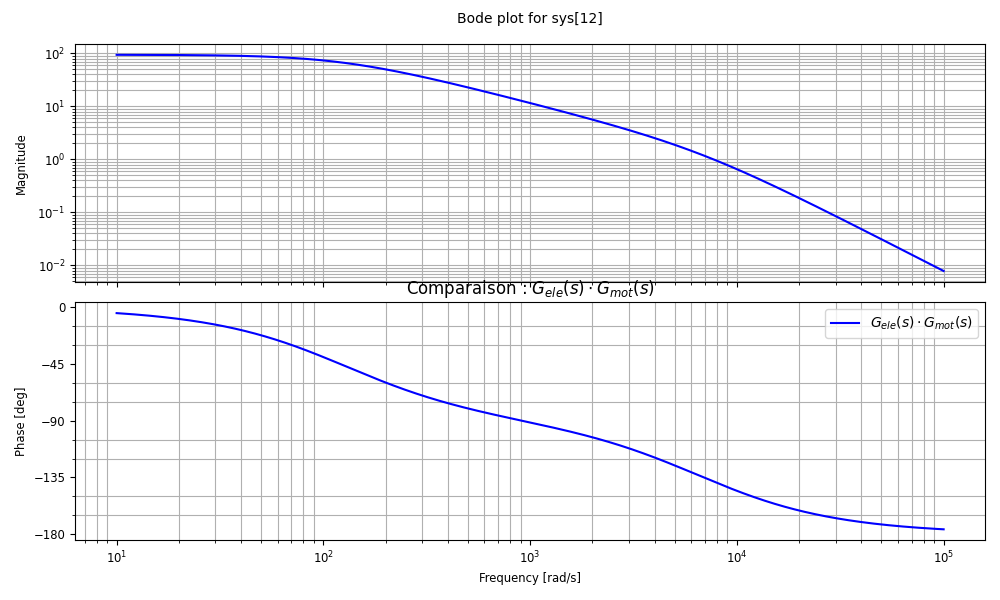

Reproduce this figure in Python.
import matplotlib.pyplot as plt
import control as ctrl
import numpy as np

# Définir les fonctions de transfert
s = ctrl.TransferFunction.s
G_mot = 4.53e3 / (1 + s * 8e-3)
G_ele = 20.8e-3 / (1 + s * 1.5e-4)
G_mes = 10.7e-3

# Produit G_ele * G_mot
G_ele_mot = G_ele * G_mot

# Tracer
plt.figure(figsize=(10, 6))
ctrl.bode_plot(G_ele_mot, label="$G_{ele}(s) \\cdot G_{mot}(s)$", color="blue")
plt.legend()
plt.title("Comparaison : $G_{ele}(s) \\cdot G_{mot}(s)$")
plt.grid()
#plt.show()
plt.savefig("a.png")

#####################################################
#   B   #
####################################################
# Fonction de transfert complète
G_s = G_ele_mot * G_mes

# Tracer le diagramme de Bode
plt.figure(figsize=(10, 6))
ctrl.bode_plot(G_s, label="$G_s(s)$", color="red")
plt.legend()
plt.title("Diagramme de Bode de $G_s(s)$")
plt.grid()
#plt.show()
plt.savefig("b.png")
######################################################
#   C 
######################################################

######################################################
#   D 
######################################################
## Régulateur PI
k_R = 3306
T_n = 8e-3
G_R = k_R * (1 + s * T_n) / s

# Fonction de transfert en boucle ouverte
G_0 = G_R * G_s

# Fonction de transfert en boucle fermée
G_cf = ctrl.feedback(G_0, 1)

# Tracer la réponse indicielle
plt.figure(figsize=(10, 6))
t, y = ctrl.step_response(G_cf)
plt.plot(t, y, label="$G_{cf}(s)$")
plt.title("Réponse indicielle de $G_{cf}(s)$")
plt.xlabel("Temps [s]")
plt.ylabel("Amplitude")
plt.grid()
plt.legend()
#plt.show()
plt.savefig("d.png")

######################################################
#   E 
######################################################
#
# Diagramme de Bode de G_0(s)
plt.figure(figsize=(10, 6))
ctrl.bode_plot(G_0, label="$G_0(s)$", color="green")
plt.legend()
plt.title("Diagramme de Bode de $G_0(s)$")
plt.grid()
#plt.show()
plt.savefig("e_bode.png")

# Diagramme de Nyquist de G_0(s)
plt.figure(figsize=(10, 6))
ctrl.nyquist_plot(G_0, label="$G_0(s)$", color="purple")
plt.legend()
plt.title("Diagramme de Nyquist de $G_0(s)$")
plt.grid()
#plt.show()
plt.savefig("e_nyquist.png")

######################################################
#   F 
######################################################
#
# Diagramme d'Evans (lieu des racines)
plt.figure(figsize=(10, 6))
ctrl.root_locus(G_0, grid=True)
plt.title("Diagramme d'Evans de $G_0(s)$")
plt.grid()
plt.show()
plt.savefig("f_evans.png")

# Réponse indicielle de G_cf(s)
plt.figure(figsize=(10, 6))
t, y = ctrl.step_response(G_cf)
plt.plot(t, y, label="$G_{cf}(s)$")
plt.title("Réponse indicielle de $G_{cf}(s)$")
plt.xlabel("Temps [s]")
plt.ylabel("Amplitude")
plt.grid()
plt.legend()
#plt.show()
plt.savefig("f_indiciel.png")

######################################################
#   G 
######################################################
#   No graph



######################################################
#   H 
######################################################
#   No graph


######################################################
#   I 
######################################################
#

# Calcul des marges de stabilité
gm, pm, wg, wp = ctrl.margin(G_0)

print(f"Marge de gain : {gm:.2f} dB")
print(f"Marge de phase : {pm:.2f}° à {wp:.2f} rad/s")

# Tracer avec marges
plt.figure(figsize=(10, 6))
ctrl.bode_plot(G_0, label="$G_0(s)$", color="orange")
plt.legend()
plt.title("Diagramme de Bode avec marges de stabilité")
plt.grid()
#plt.show()
plt.savefig("i.png")

######################################################
#   J 
######################################################
#
# Ajouter un critère de dépassement de 5%
# Tracer le lieu des racines avec une zone de dépassement
plt.figure(figsize=(10, 6))
ctrl.root_locus(G_0, grid=True)
plt.title("Lieu des racines avec critère de dépassement de 5%")
plt.grid()
#plt.show()
plt.savefig("j.png")

######################################################
#   K 
######################################################
#
# Tracer la réponse indicielle avec annotations
plt.figure(figsize=(10, 6))
t, y = ctrl.step_response(G_cf)
plt.plot(t, y, label="$G_{cf}(s)$")
plt.savefig("k.png")


# Annoter le dépassement, temps de montée, etc.
peak = np.max(y)
overshoot = (peak - y[-1]) / y[-1] * 100
plt.annotate(f"Dépassement : {overshoot:.1f}%", xy=(t[np.argmax(y)], peak), xytext=(0.5, 0.9), arrowprops=dict(facecolor='black', shrink=0.05))

plt.title("Réponse indicielle avec caractéristiques")
plt.xlabel("Temps [s]")
plt.ylabel("Amplitude")
plt.grid()
plt.legend()
#plt.show()
plt.savefig("k_data.png")

######################################################
#   L 
######################################################
#
# Tester différents gains k_R
k_R_values = [1000, 3306, 5000]

plt.figure(figsize=(10, 6))
for k in k_R_values:
    G_R = k * (1 + s * T_n) / s
    G_0 = G_R * G_s
    G_cf = ctrl.feedback(G_0, 1)
    t, y = ctrl.step_response(G_cf)
    plt.plot(t, y, label=f"$k_R = {k}$")

plt.title("Impact du gain $k_R$ sur la réponse indicielle")
plt.xlabel("Temps [s]")
plt.ylabel("Amplitude")
plt.grid()
plt.legend()
#plt.show()
plt.savefig("l.png")

######################################################
#   M 
######################################################
## Tracer les diagrammes de Bode pour différents gains
plt.figure(figsize=(10, 6))
for k in k_R_values:
    G_R = k * (1 + s * T_n) / s
    G_0 = G_R * G_s
    ctrl.bode_plot(G_0, label=f"$k_R = {k}$")

plt.title("Stabilité pour différents gains $k_R$")
plt.grid()
plt.legend()
#plt.show()
plt.savefig("m.png")
